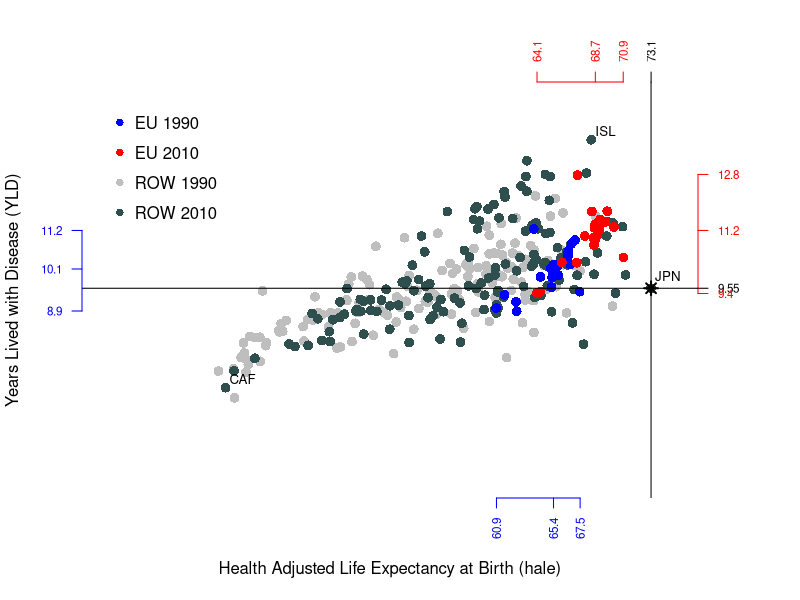
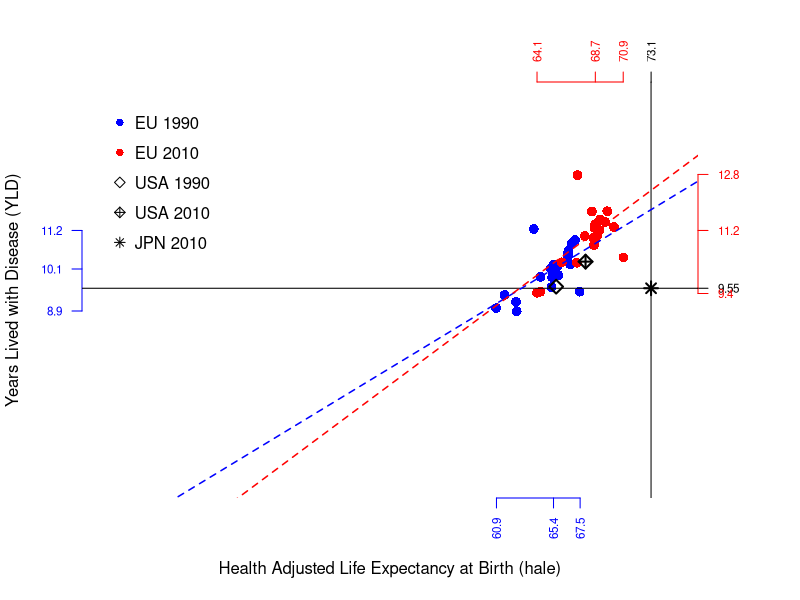
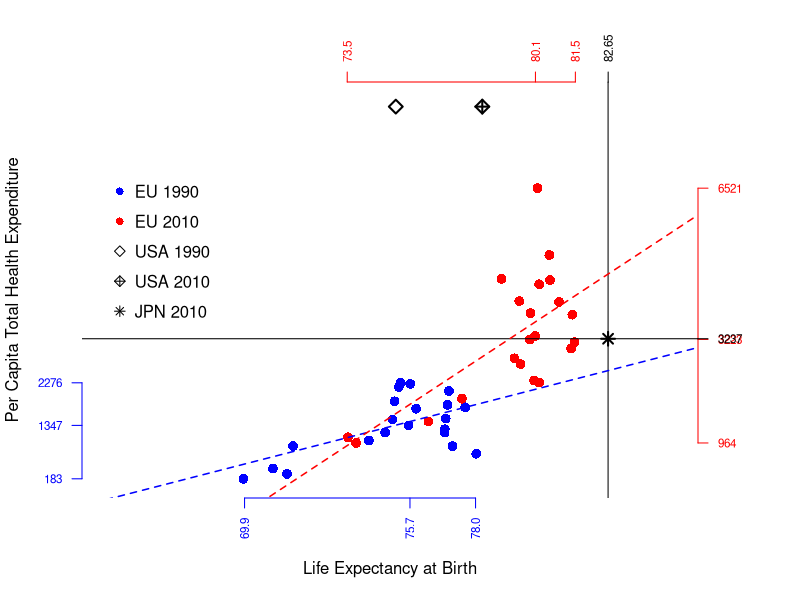
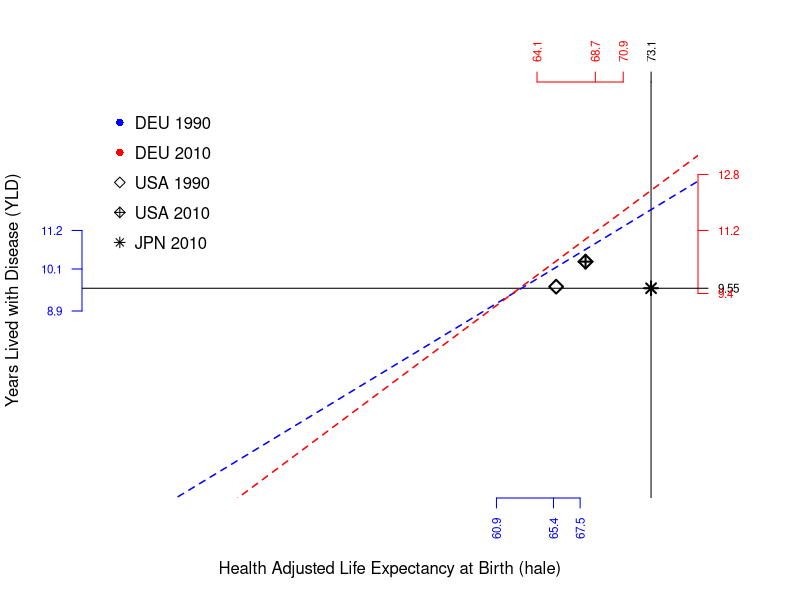
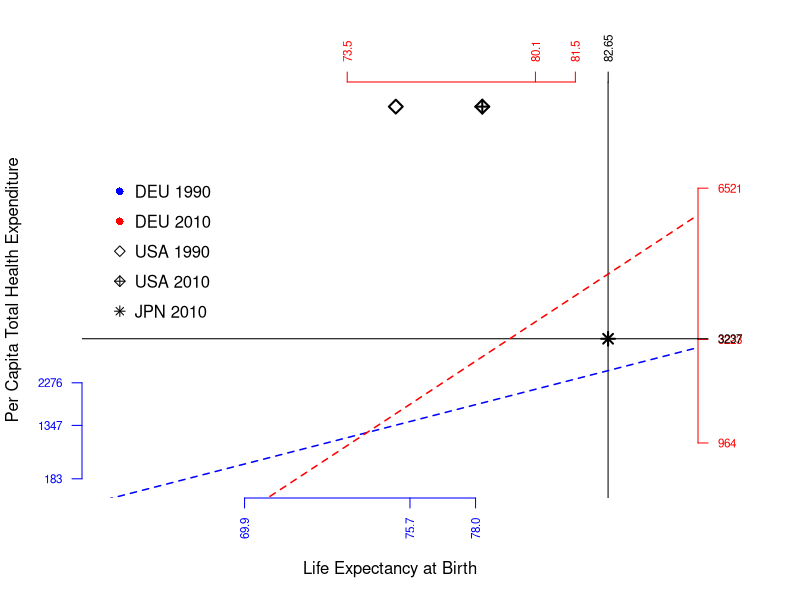

These figures' R source, in order:
## ---- chunk 1
knitr::opts_chunk$set(echo = TRUE)
require(data.table)
## ---- chunk 2


data.EU.1990 <- read.csv("Output_EU_1990.csv")
data.EU.2010 <- read.csv("Output_EU_2010.csv")
data.ROW.1990 <- read.csv("Output_ROW_1990.csv")
data.ROW.2010 <- read.csv("Output_ROW_2010.csv")

head(data.EU.1990)
head(data.EU.2010)
head(data.ROW.1990)
head(data.ROW.2010)

attach(data.EU.1990)
attach(data.EU.2010)
attach(data.ROW.1990)
attach(data.ROW.2010)

df.EU.1990 <- data.frame(country=data.EU.1990$country, le=data.EU.1990$le, hale=data.EU.1990$hale, yld=data.EU.1990$yld, the=data.EU.1990$the)

df.EU.2010 <- data.frame(country=data.EU.2010$country, le=data.EU.2010$le,hale=data.EU.2010$hale, yld=data.EU.2010$yld, the=data.EU.2010$the)

df.ROW.1990 <- data.frame(country=data.ROW.1990$country, le=data.ROW.1990$le,hale=data.ROW.1990$hale, yld=data.ROW.1990$yld, the=data.ROW.1990$the)

df.ROW.2010 <- data.frame(country=data.ROW.2010$country, le=data.ROW.2010$le,hale=data.ROW.2010$hale, yld=data.ROW.2010$yld, the=data.ROW.2010$the)

df.EU.1990
df.EU.2010
df.ROW.1990
df.ROW.2010

ID.ROW.1 <- "JPN"
ID.ROW.2 <- "USA"

## ---- chunk 3
par(mar=c(5, 4, 4, 5) + 0.1)

plot(df.ROW.1990$hale, df.ROW.1990$yld, xlab="Health Adjusted Life Expectancy at Birth (hale)", ylab="Years Lived with Disease (YLD)", type="p", col="grey", pch = 16, cex = 1.3, lty = "solid", lwd = 2, xlim=c(30, 75), ylim=c(4, 15), axes=FALSE, frame.plot=FALSE)

points(df.ROW.2010$hale, df.ROW.2010$yld, col="darkslategrey", pch = 16, cex = 1.3, lty = "solid", lwd = 2)


points(df.EU.1990$hale, df.EU.1990$yld, col="blue", pch = 16, cex = 1.3, lty = "solid", lwd = 2)

points(df.EU.2010$hale, df.EU.2010$yld,  col="red", pch = 16, cex = 1.3, lty = "solid", lwd = 2)

points(df.ROW.2010$hale[df.ROW.2010$country == ID.ROW.1], df.ROW.2010$yld[df.ROW.2010$country == ID.ROW.1], col="black", pch = 8, cex = 1.3, lty = "solid", lwd = 2)

axis(1, at=c(round(min(df.EU.1990$hale), 1), round(median(df.EU.1990$hale), 1), round(max(df.EU.1990$hale), 1)), col.axis="blue", col="blue", las=2, cex.axis=0.7,  tick=-.01)

axis(3, at=round(df.ROW.2010$hale[df.ROW.2010$country == ID.ROW.1], 2), col.axis="black", col="black", las=2, cex.axis=0.7,  tick=-.01)

axis(2, at=c(round(min(df.EU.1990$yld), 1), round(median(df.EU.1990$yld), 1), round(max(df.EU.1990$yld), 1)), col.axis="blue", col="blue",las=2, cex.axis=0.7, tick=-.01)

axis(4, at=round(df.ROW.2010$yld[df.ROW.2010$country == ID.ROW.1], 2), col.axis="black", col="black", las=2, cex.axis=0.7,  tick=-.01)

axis(3, at=c(round(min(df.EU.2010$hale), 1), round(median(df.EU.2010$hale), 1), round(max(df.EU.2010$hale), 1)), col.axis="red", col="red",las=2, cex.axis=0.7,  tick=-.01)

axis(4, at=c(round(min(df.EU.2010$yld), 1), round(median(df.EU.2010$yld), 1), round(max(df.EU.2010$yld), 1)), col.axis="red", col="red", las=2, cex.axis=0.7, tick=-.01)

legend(30, 15, c("EU 1990","EU 2010","ROW 1990", "ROW 2010"), col=c("blue", "red", "grey", "darkslategrey"), bty="n", y.intersp=1.5, pch=c(16,16,16,16), cex = 1)


text(df.ROW.2010$hale[df.ROW.2010$country == ID.ROW.1], df.ROW.2010$yld[df.ROW.2010$country == ID.ROW.1]+.3, labels=paste(ID.ROW.1, ""), cex= .8, pos=4, offset = .2)

abline(h=df.ROW.2010$yld[df.ROW.2010$country == ID.ROW.1], v=df.ROW.2010$hale[df.ROW.2010$country == ID.ROW.1], lty=1, lwd=1)

ID.min = df.ROW.2010$country[df.ROW.2010$yld == min(df.ROW.2010$yld)]
ID.min

ID.max = df.ROW.2010$country[df.ROW.2010$yld == max(df.ROW.2010$yld)]
ID.max

text(df.ROW.2010$hale[df.ROW.2010$country == ID.min], df.ROW.2010$yld[df.ROW.2010$country == ID.min]+.2, labels=ID.min, cex= .8, pos=4, offset = .2)

text(df.ROW.2010$hale[df.ROW.2010$country == ID.max], df.ROW.2010$yld[df.ROW.2010$country == ID.max]+.2, labels=ID.max, cex= .8, pos=4, offset = .2)

## ---- chunk 4
par(mar=c(5, 4, 4, 5) + 0.1)

plot(df.EU.1990$hale, df.EU.1990$yld, xlab="Health Adjusted Life Expectancy at Birth (hale)", ylab="Years Lived with Disease (YLD)", col="blue", pch = 16, cex = 1.3, lty = "solid", lwd = 2, xlim=c(30, 75), ylim=c(4, 15), axes=FALSE, frame.plot=FALSE)

points(df.EU.2010$hale, df.EU.2010$yld,  col="red", pch = 16, cex = 1.3, lty = "solid", lwd = 2)

points(df.ROW.1990$hale[df.ROW.1990$country == ID.ROW.2], df.ROW.1990$yld[df.ROW.1990$country == ID.ROW.2],  col="black", pch = 5, cex = 1.3, lty = "solid", lwd = 2)

points(df.ROW.2010$hale[df.ROW.2010$country == ID.ROW.2], df.ROW.2010$yld[df.ROW.2010$country == ID.ROW.2],  col="black", pch = 9, cex = 1.3, lty = "solid", lwd = 2)

axis(1, at=c(round(min(df.EU.1990$hale), 1), round(median(df.EU.1990$hale), 1), round(max(df.EU.1990$hale), 1)), col.axis="blue", col="blue", las=2, cex.axis=0.7,  tick=-.01)

axis(3, at=round(df.ROW.2010$hale[df.ROW.2010$country == ID.ROW.1], 2), col.axis="black", col="black", las=2, cex.axis=0.7,  tick=-.01)

axis(2, at=c(round(min(df.EU.1990$yld), 1), round(median(df.EU.1990$yld), 1), round(max(df.EU.1990$yld), 1)), col.axis="blue", col="blue",las=2, cex.axis=0.7, tick=-.01)

axis(4, at=round(df.ROW.2010$yld[df.ROW.2010$country == ID.ROW.1], 2), col.axis="black", col="black", las=2, cex.axis=0.7,  tick=-.01)

axis(3, at=c(round(min(df.EU.2010$hale), 1), round(median(df.EU.2010$hale), 1), round(max(df.EU.2010$hale), 1)), col.axis="red", col="red",las=2, cex.axis=0.7,  tick=-.01)

axis(4, at=c(round(min(df.EU.2010$yld), 1), round(median(df.EU.2010$yld), 1), round(max(df.EU.2010$yld), 1)), col.axis="red", col="red", las=2, cex.axis=0.7, tick=-.01)

legend(30, 15, c("EU 1990","EU 2010","USA 1990", "USA 2010", "JPN 2010"), col=c("blue", "red", "black", "black", "black"), bty="n", y.intersp=1.5, pch=c(16,16, 5, 9, 8), cex = 1)

points(df.ROW.2010$hale[df.ROW.2010$country == ID.ROW.1], df.ROW.2010$yld[df.ROW.2010$country == ID.ROW.1], col="black", pch = 8, cex = 1.3, lty = "solid", lwd = 2)

abline(h=df.ROW.2010$yld[df.ROW.2010$country == ID.ROW.1], v=df.ROW.2010$hale[df.ROW.2010$country == ID.ROW.1], lty=1, lwd=1)


fun.EU.1990 <- lm(df.EU.1990$yld ~ df.EU.1990$hale)
abline(fun.EU.1990, lty = 2, col="blue", lwd=1.5)
summary(fun.EU.1990)
confint(fun.EU.1990)

fun.EU.2010 <- lm(df.EU.2010$yld ~ df.EU.2010$hale)
abline(fun.EU.2010, lty = 2, col="red", lwd=1.5)
summary(fun.EU.2010)
confint(fun.EU.2010)

## ---- chunk 5
par(mar=c(5, 4, 4, 5) + 0.1)

plot(df.EU.1990$le, df.EU.1990$the, xlab="Life Expectancy at Birth", ylab="Per Capita Total Health Expenditure", col="blue", pch = 16, cex = 1.3, lty = "solid", lwd = 2, xlim=c(65, 85), ylim=c(100, 8500), axes=FALSE, frame.plot=FALSE)

points(df.EU.2010$le, df.EU.2010$the,  col="red", pch = 16, cex = 1.3, lty = "solid", lwd = 2)

points(df.ROW.1990$le[df.ROW.1990$country == ID.ROW.2], df.ROW.1990$the[df.ROW.1990$country == ID.ROW.2],  col="black", pch = 5, cex = 1.3, lty = "solid", lwd = 2)

points(df.ROW.2010$le[df.ROW.2010$country == ID.ROW.2], df.ROW.2010$the[df.ROW.2010$country == ID.ROW.2],  col="black", pch = 9, cex = 1.3, lty = "solid", lwd = 2)

legend(65, 7000, c("EU 1990","EU 2010","USA 1990", "USA 2010", "JPN 2010"), col=c("blue", "red", "black", "black", "black"), bty="n", y.intersp=1.5, pch=c(16,16, 5, 9, 8), cex = 1)

axis(1, at=c(round(min(df.EU.1990$le), 1), round(median(df.EU.1990$le), 1), round(max(df.EU.1990$le), 1)), col.axis="blue", col="blue", las=2, cex.axis=0.7,  tick=-.01)

axis(3, at=round(df.ROW.2010$le[df.ROW.2010$country == ID.ROW.1], 2), col.axis="black", col="black",las=2, cex.axis=0.7, tick=-.01)


low.the.1990 <- round(min(df.EU.1990$the), 0)
median.the.1990 <- round(median(df.EU.1990$the), 0)
high.the.1990 <- round(max(df.EU.1990$the), 0)

axis(2, at=c(low.the.1990,median.the.1990, high.the.1990), col.axis="blue", col="blue",las=2, cex.axis=0.7, tick=-.01)

axis(3, at=c(round(min(df.EU.2010$le), 1), round(median(df.EU.2010$le), 1), round(max(df.EU.2010$le), 1)), col.axis="red", col="red", las=2, cex.axis=0.7, tick=-.01)

low.the.2010 <- round(min(df.EU.2010$the), 0)
median.the.2010 <- round(median(df.EU.2010$the), 0)
high.the.2010 <- round(max(df.EU.2010$the), 0)
japan.the.2010 <- round(df.ROW.2010$the[df.ROW.2010$country == ID.ROW.1], 1)

axis(4, at=c(low.the.2010,median.the.2010, high.the.2010), col.axis="red", col="red",las=2, cex.axis=0.7, tick=-.01)

axis(4, at=japan.the.2010, col.axis="black", col="black",las=2, cex.axis=0.7, tick=-.01)

points(df.ROW.2010$le[df.ROW.2010$country == ID.ROW.1], df.ROW.2010$the[df.ROW.2010$country == ID.ROW.1], col="black", pch = 8, cex = 1.3, lty = "solid", lwd = 2)

abline(h=df.ROW.2010$the[df.ROW.2010$country == ID.ROW.1], v=df.ROW.2010$le[df.ROW.2010$country == ID.ROW.1], lty=1, lwd=1)


fun.EU.1990 <- lm(df.EU.1990$the ~ df.EU.1990$le)
abline(fun.EU.1990, lty = 2, col="blue", lwd=1.5)

fun.EU.2010 <- lm(df.EU.2010$the ~ df.EU.2010$le)
abline(fun.EU.2010, lty = 2, col="red", lwd=1.5)

summary(fun.EU.1990)
summary(fun.EU.2010)

confint(fun.EU.1990)
confint(fun.EU.2010)

## ---- chunk 6
df.sust <- data.frame(COUNTRY=df.EU.2010$country)

df.sust$EOM <- round(((df.EU.2010$yld - df.EU.1990$yld) / (df.EU.2010$hale - df.EU.1990$hale)) * (df.EU.1990$hale / df.EU.1990$yld), 2)

df.sust$EOHE <- round(((df.EU.2010$the - df.EU.1990$the) / (df.EU.2010$le - df.EU.1990$le)) * (df.EU.1990$le / df.EU.1990$the), 2)

df.sust$SusQ <-  df.sust$EOM + df.sust$EOHE

df.sust$RANK <- rank(df.sust$SusQ)

df.sust <- df.sust[order(df.sust$RANK), ]

ID.EU <- df.sust$country[df.sust$RANK == 1]
ID.EU

print(df.sust, row.names = F)

## ---- chunk 7
par(mar=c(5, 4, 4, 5) + 0.1)

plot(df.EU.1990$hale[df.EU.1990$country == ID.EU], df.EU.1990$yld[df.EU.1990$country == ID.EU], xlab="Health Adjusted Life Expectancy at Birth (hale)", ylab="Years Lived with Disease (YLD)", col="blue", pch = 16, cex = 1.3, lty = "solid", lwd = 2, xlim=c(30, 75), ylim=c(4, 15), axes=FALSE, frame.plot=FALSE)

points(df.EU.2010$hale[df.EU.2010$country == ID.EU], df.EU.2010$yld[df.EU.2010$country == ID.EU],  col="red", pch = 16, cex = 1.3, lty = "solid", lwd = 2)

points(df.ROW.1990$hale[df.ROW.1990$country == ID.ROW.2], df.ROW.1990$yld[df.ROW.1990$country == ID.ROW.2],  col="black", pch = 5, cex = 1.3, lty = "solid", lwd = 2)

points(df.ROW.2010$hale[df.ROW.2010$country == ID.ROW.2], df.ROW.2010$yld[df.ROW.2010$country == ID.ROW.2],  col="black", pch = 9, cex = 1.3, lty = "solid", lwd = 2)

axis(1, at=c(round(min(df.EU.1990$hale), 1), round(median(df.EU.1990$hale), 1), round(max(df.EU.1990$hale), 1)), col.axis="blue", col="blue", las=2, cex.axis=0.7,  tick=-.01)

axis(3, at=round(df.ROW.2010$hale[df.ROW.2010$country == ID.ROW.1], 2), col.axis="black", col="black", las=2, cex.axis=0.7,  tick=-.01)

axis(2, at=c(round(min(df.EU.1990$yld), 1), round(median(df.EU.1990$yld), 1), round(max(df.EU.1990$yld), 1)), col.axis="blue", col="blue",las=2, cex.axis=0.7, tick=-.01)

axis(4, at=round(df.ROW.2010$yld[df.ROW.2010$country == ID.ROW.1], 2), col.axis="black", col="black", las=2, cex.axis=0.7,  tick=-.01)

axis(3, at=c(round(min(df.EU.2010$hale), 1), round(median(df.EU.2010$hale), 1), round(max(df.EU.2010$hale), 1)), col.axis="red", col="red",las=2, cex.axis=0.7,  tick=-.01)

axis(4, at=c(round(min(df.EU.2010$yld), 1), round(median(df.EU.2010$yld), 1), round(max(df.EU.2010$yld), 1)), col.axis="red", col="red", las=2, cex.axis=0.7, tick=-.01)

legend(30, 15, c("DEU 1990","DEU 2010","USA 1990", "USA 2010", "JPN 2010"), col=c("blue", "red", "black", "black", "black"), bty="n", y.intersp=1.5, pch=c(16,16, 5, 9, 8), cex = 1)

points(df.ROW.2010$hale[df.ROW.2010$country == ID.ROW.1], df.ROW.2010$yld[df.ROW.2010$country == ID.ROW.1], col="black", pch = 8, cex = 1.3, lty = "solid", lwd = 2)

abline(h=df.ROW.2010$yld[df.ROW.2010$country == ID.ROW.1], v=df.ROW.2010$hale[df.ROW.2010$country == ID.ROW.1], lty=1, lwd=1)


fun.EU.1990 <- lm(df.EU.1990$yld ~ df.EU.1990$hale)
abline(fun.EU.1990, lty = 2, col="blue", lwd=1.5)

fun.EU.2010 <- lm(df.EU.2010$yld ~ df.EU.2010$hale)
abline(fun.EU.2010, lty = 2, col="red", lwd=1.5)

## ---- chunk 8

par(mar=c(5, 4, 4, 5) + 0.1)

plot(df.EU.1990$le[df.EU.1990$country == ID.EU], df.EU.1990$the[df.EU.1990$country == ID.EU], xlab="Life Expectancy at Birth", ylab="Per Capita Total Health Expenditure", col="blue", pch = 16, cex = 1.3, lty = "solid", lwd = 2, xlim=c(65, 85), ylim=c(100, 8500), axes=FALSE, frame.plot=FALSE)

points(df.EU.2010$le[df.EU.2010$country == ID.EU], df.EU.2010$the[df.EU.2010$country == ID.EU],  col="red", pch = 16, cex = 1.3, lty = "solid", lwd = 2)

points(df.ROW.1990$le[df.ROW.1990$country == ID.ROW.2], df.ROW.1990$the[df.ROW.1990$country == ID.ROW.2],  col="black", pch = 5, cex = 1.3, lty = "solid", lwd = 2)

points(df.ROW.2010$le[df.ROW.2010$country == ID.ROW.2], df.ROW.2010$the[df.ROW.2010$country == ID.ROW.2],  col="black", pch = 9, cex = 1.3, lty = "solid", lwd = 2)


legend(65, 7000, c("DEU 1990","DEU 2010","USA 1990", "USA 2010", "JPN 2010"), col=c("blue", "red", "black", "black", "black"), bty="n", y.intersp=1.5, pch=c(16,16, 5, 9, 8), cex = 1)

axis(1, at=c(round(min(df.EU.1990$le), 1), round(median(df.EU.1990$le), 1), round(max(df.EU.1990$le), 1)), col.axis="blue", col="blue", las=2, cex.axis=0.7,  tick=-.01)

axis(3, at=round(df.ROW.2010$le[df.ROW.2010$country == ID.ROW.1], 2), col.axis="black", col="black",las=2, cex.axis=0.7, tick=-.01)


low.the.1990 <- round(min(df.EU.1990$the), 0)
median.the.1990 <- round(median(df.EU.1990$the), 0)
high.the.1990 <- round(max(df.EU.1990$the), 0)

axis(2, at=c(low.the.1990,median.the.1990, high.the.1990), col.axis="blue", col="blue",las=2, cex.axis=0.7, tick=-.01)

axis(3, at=c(round(min(df.EU.2010$le), 1), round(median(df.EU.2010$le), 1), round(max(df.EU.2010$le), 1)), col.axis="red", col="red", las=2, cex.axis=0.7, tick=-.01)

low.the.2010 <- round(min(df.EU.2010$the), 0)
median.the.2010 <- round(median(df.EU.2010$the), 0)
high.the.2010 <- round(max(df.EU.2010$the), 0)
japan.the.2010 <- round(df.ROW.2010$the[df.ROW.2010$country == ID.ROW.1], 1)

axis(4, at=c(low.the.2010,median.the.2010, high.the.2010), col.axis="red", col="red",las=2, cex.axis=0.7, tick=-.01)

axis(4, at=japan.the.2010, col.axis="black", col="black",las=2, cex.axis=0.7, tick=-.01)

points(df.ROW.2010$le[df.ROW.2010$country == ID.ROW.1], df.ROW.2010$the[df.ROW.2010$country == ID.ROW.1], col="black", pch = 8, cex = 1.3, lty = "solid", lwd = 2)

abline(h=df.ROW.2010$the[df.ROW.2010$country == ID.ROW.1], v=df.ROW.2010$le[df.ROW.2010$country == ID.ROW.1], lty=1, lwd=1)


fun.EU.1990 <- lm(df.EU.1990$the ~ df.EU.1990$le)
abline(fun.EU.1990, lty = 2, col="blue", lwd=1.5)

fun.EU.2010 <- lm(df.EU.2010$the ~ df.EU.2010$le)
abline(fun.EU.2010, lty = 2, col="red", lwd=1.5)
